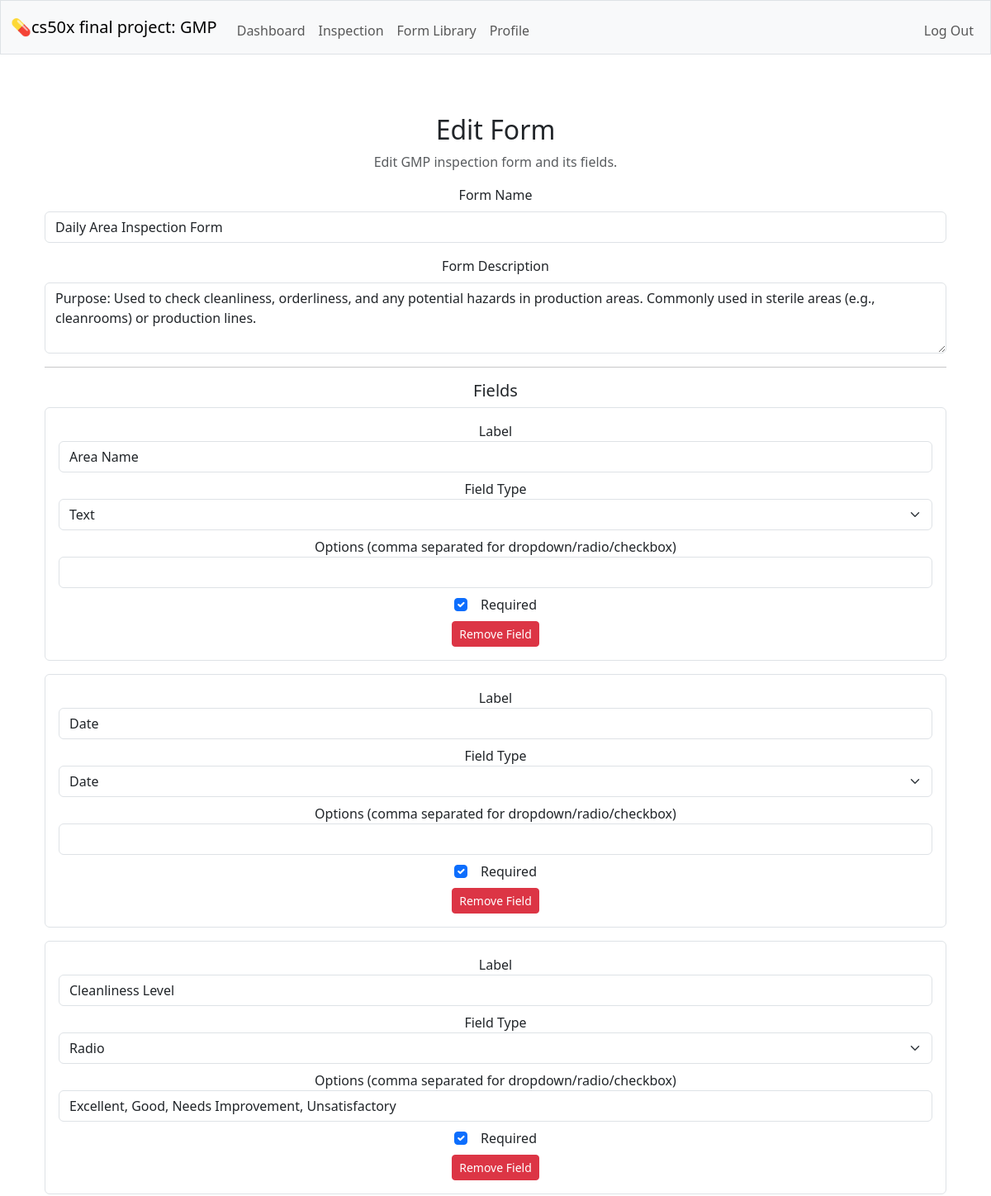
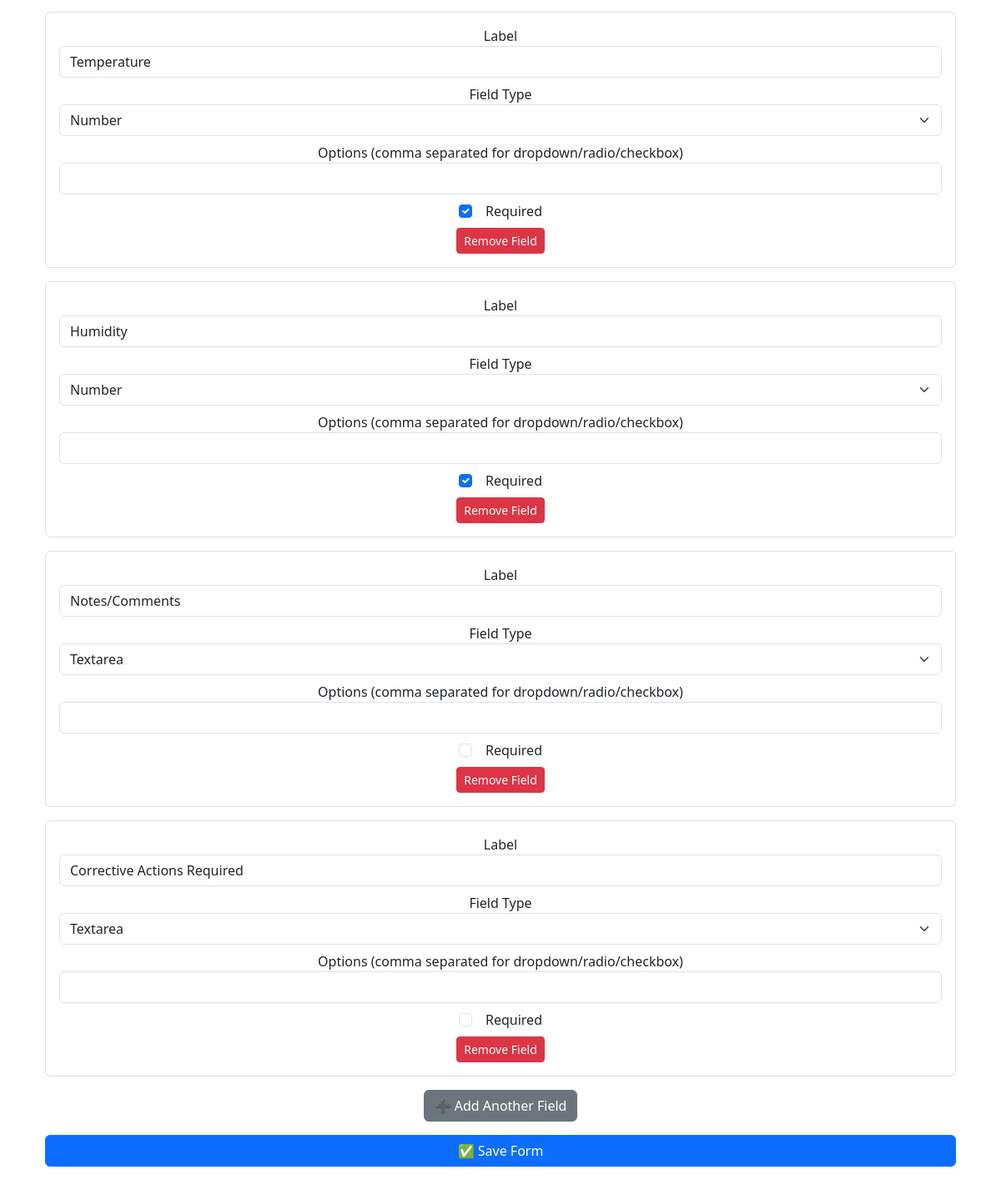
Screenshot of /forms_show/16/edit (signed in) with the database file from the repository (2 pictures, top to bottom).
### tables this page shows
CREATE TABLE forms (id INTEGER PRIMARY KEY AUTOINCREMENT NOT NULL, name TEXT NOT NULL UNIQUE, description TEXT NOT NULL, created_by INTEGER NOT NULL, FOREIGN KEY (created_by) REFERENCES users(id) );

CREATE TABLE form_fields (id INTEGER PRIMARY KEY AUTOINCREMENT NOT NULL, form_id INTEGER NOT NULL, label TEXT NOT NULL, field_type TEXT NOT NULL,  options TEXT, required BOOLEAN NOT NULL DEFAULT 1, display_order INTEGER DEFAULT 0,  FOREIGN KEY (form_id) REFERENCES forms(id) );

### app.py (the view)
@app.route("/forms_show/<int:form_id>/edit", methods=["GET", "POST"])
@login_required
def edit_form(form_id):
    if request.method == "POST":
        name = request.form.get("name")
        description = request.form.get("description")
        db.execute("UPDATE forms SET name = ?, description = ? WHERE id = ?",
                   name, description, form_id)
        rows = db.execute("SELECT 1 FROM inspections WHERE form_id = ? LIMIT 1", form_id)
        if rows:
            flash("Cannot edit this form because it is already used in inspections.", "danger")
            return redirect("/")
        db.execute("DELETE FROM form_fields WHERE form_id = ?", form_id)
        fields = request.form.getlist("field_label")
        field_types = request.form.getlist("field_type")
        field_options = request.form.getlist("field_options")
        field_required = request.form.getlist("field_required")
        for i in range(len(fields)):
            field_label = fields[i]
            field_type = field_types[i]
            field_option = field_options[i] if field_type in ["select", "radio", "checkbox", "dropdown"] else None
            required = 1 if str(i) in field_required else 0
            db.execute("""INSERT INTO form_fields
                          (form_id, label, field_type, options, required, display_order)
                          VALUES (?, ?, ?, ?, ?, ?)""",
                       form_id, field_label, field_type, field_option, required, i+1)
        flash("Form updated successfully!")
        valid_form = db.execute("SELECT id FROM forms WHERE id = ?", form_id)
        if valid_form:
            safe_url = f"/forms_show/{valid_form[0]['id']}/preview"
            return redirect(safe_url)
        else:
            return redirect("/")
    else:
        form = db.execute("SELECT * FROM forms WHERE id = ?", form_id)[0]
        fields = db.execute("SELECT * FROM form_fields WHERE form_id = ? ORDER BY display_order", form_id)
        return render_template("form_edit.html", form=form, fields=fields)

### helpers.py (called while the page is built)
def login_required(f):
    @wraps(f)
    def decorated_function(*args, **kwargs):
        if session.get("user_id") is None:
            return redirect("/login")
        return f(*args, **kwargs)
    return decorated_function

### templates/form_edit.html (shortened to what this page needs)
{% extends "layout.html" %}
{% block main %}
<div class="container mt-4">
    <h2>Edit Form</h2>
    <p class="text-muted">Edit GMP inspection form and its fields.</p>
    <form action="/forms_show/{{ form['id'] }}/edit" method="post">
        <div class="mb-3">
            <label for="name" class="form-label">Form Name</label>
            <input type="text" class="form-control" name="name" value="{{ form['name'] }}" required>
        </div>
        <div class="mb-3">
            <label for="description" class="form-label">Form Description</label>
            <textarea class="form-control" name="description" rows="3" required>{{ form['description'] }}</textarea>
        </div>
        <hr>
        <h5>Fields</h5>
        <div id="fields">
            {% for field in fields %}
            <div class="field-group border rounded p-3 mb-3">
                <div class="mb-2">
                    <label>Label</label>
                    <input type="text" name="field_label" class="form-control" value="{{ field['label'] }}" required>
                </div>
                <div class="mb-2">
                    <label>Field Type</label>
                    <select name="field_type" class="form-select" required>
                        {% for option in ['text', 'textarea', 'select', 'radio', 'checkbox', 'number', 'date'] %}
                        <option value="{{ option }}" {% if field['field_type'] == option %}selected{% endif %}>{{ option.capitalize() }}</option>
                        {% endfor %}
                    </select>
                </div>
                <div class="mb-2">
                    <label>Options (comma separated for dropdown/radio/checkbox)</label>
                    <input type="text" name="field_options" class="form-control" value="{{ field['options'] or '' }}">
                </div>
                <div class="form-check">
                    <input class="form-check-input" type="checkbox" name="field_required" value="1" {% if field['required'] %}checked{% endif %}>
                    <label class="form-check-label">Required</label>
                </div>
                <button type="button" class="btn btn-danger btn-sm mt-2 remove-field">Remove Field</button>
            </div>
            {% endfor %}
        </div>
        <button type="button" class="btn btn-secondary mb-3" id="addField">➕ Add Another Field</button>
        <div class="d-grid">
            <button type="submit" class="btn btn-primary">✅ Save Form</button>
        </div>
    </form>
</div>
{% endblock %}

### static/styles.css (style rules this page uses)
.form-check { width: 100%; margin: 0 auto; display: flex; align-items: center; justify-content: center; gap: 1rem; }
.form-check-label { margin: 0; text-align: center; }
.form-check-input { margin: 0; }

### rows the page displays
forms: name "Daily Area Inspection Form", description "Purpose: Used to check cleanliness, orderliness, and any potential hazards in production areas. Commonly used in sterile areas (e.g., cleanrooms) or production lines."
form_fields: field_label "Area Name", field_type "Text", required "☑"
form_fields: field_label "Date", field_type "Date", required "☑"
form_fields: field_label "Cleanliness Level", field_type "Radio", field_options "Excellent, Good, Needs Improvement, Unsatisfactory", required "☑"
form_fields: field_label "Temperature", field_type "Number", required "☑"
form_fields: field_label "Humidity", field_type "Number", required "☑"
form_fields: field_label "Notes/Comments", field_type "Textarea"
form_fields: field_label "Corrective Actions Required", field_type "Textarea"
